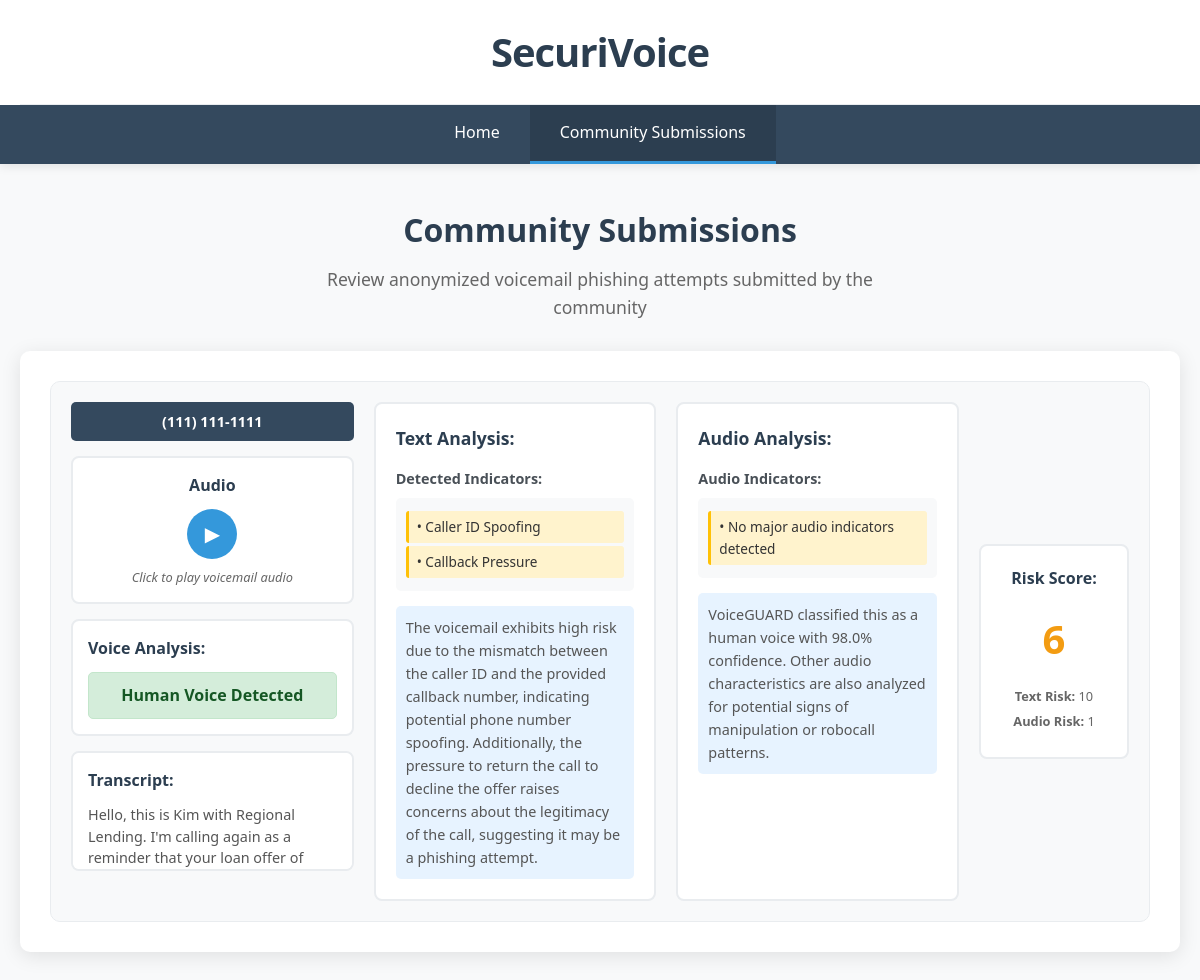
The app's page /community with its own data.
### tables this page shows
CREATE TABLE voicemail_submissions (
                        id INTEGER PRIMARY KEY AUTOINCREMENT,
                        phone_number TEXT NOT NULL,
                        transcript TEXT NOT NULL,
                        transcript_hash TEXT UNIQUE NOT NULL,
                        audio_file_path TEXT,
                        submission_date TIMESTAMP DEFAULT CURRENT_TIMESTAMP,
                        text_risk_score INTEGER,
                        text_analysis TEXT,
                        text_indicators TEXT,
                        caller_id_mismatch BOOLEAN DEFAULT FALSE,
                        transcript_numbers TEXT,
                        audio_risk_score INTEGER DEFAULT NULL,
                        overall_risk_score INTEGER DEFAULT NULL,
                        analysis_date TIMESTAMP,
                        sender_email TEXT DEFAULT NULL
                    , community_permission BOOLEAN DEFAULT FALSE, permission_granted_at TIMESTAMP DEFAULT NULL, permission_email_uid TEXT DEFAULT NULL, shared_to_community BOOLEAN DEFAULT FALSE, shared_at TIMESTAMP DEFAULT NULL, audio_analysis TEXT DEFAULT NULL, audio_indicators TEXT DEFAULT NULL, audio_confidence REAL DEFAULT NULL, is_ai_generated BOOLEAN DEFAULT NULL, audio_metrics TEXT DEFAULT NULL, audio_analysis_date TIMESTAMP DEFAULT NULL, tracking_code TEXT DEFAULT NULL);

### app.py (the view)
@app.route('/community')
def community():
    submissions = get_community_submissions()
    return render_template('community.html', submissions=submissions)

### templates/community.html (shortened to what this page needs)
<!DOCTYPE html>
<html lang="en">
<head>
</head>
<body>
    <header class="header">
        <div class="container">
            <div class="logo">
                <h1>SecuriVoice</h1>
            </div>
        </div>
        <nav class="nav">
            <div class="container nav-container">
                <ul>
                    <li><a href="/">Home</a></li>
                    <li><a href="/community" class="active">Community Submissions</a></li>
                </ul>
            </div>
        </nav>
    </header>
    <main class="main">
        <div class="container">
            <div class="page-title">
                <h2>Community Submissions</h2>
                <p>Review anonymized voicemail phishing attempts submitted by the community</p>
            </div>
            <div class="submissions-container">
                {% if submissions %}
                    {% for submission in submissions %}
                    <div class="submission">
                        <div class="audio-section">
                            <div class="phone-number">{{ submission.phone_number }}</div>
                            <div class="audio-player">
                                <h4>Audio</h4>
                                <button class="play-button" data-submission-id="{{ submission.id }}">▶</button>
                                <p class="audio-note">Click to play voicemail audio</p>
                            </div>
                            <div class="voice-detection">
                                <h4>Voice Analysis:</h4>
                                <div class="voice-result {{ submission.ai_class }}">
                                    {{ submission.ai_status }}
                                </div>
                            </div>
                            <div class="transcript">
                                <h4>Transcript:</h4>
                                <p>{{ submission.transcript[:500] }}{% if submission.transcript|length > 500 %}...{% endif %}</p>
                            </div>
                        </div>
                        <div class="text-analysis">
                            <div class="analysis-box">
                                <h4>Text Analysis:</h4>
                                <div class="indicators-section">
                                    <h5>Detected Indicators:</h5>
                                    <div class="indicators-list">
                                        {% if submission.text_indicators %}
                                            {% for indicator in submission.text_indicators %}
                                            <div class="indicator-item">• {{ indicator }}</div>
                                            {% endfor %}
                                        {% else %}
                                            <div class="indicator-item">• No major text indicators detected</div>
                                        {% endif %}
                                    </div>
                                </div>
                                <div class="analysis-explanation">
                                    <p>{{ submission.text_analysis }}</p>
                                </div>
                            </div>
                        </div>
                        <div class="audio-analysis">
                            <div class="analysis-box">
                                <h4>Audio Analysis:</h4>
                                <div class="indicators-section">
                                    <h5>Audio Indicators:</h5>
                                    <div class="indicators-list">
                                        {% if submission.audio_indicators %}
                                            {% for indicator in submission.audio_indicators %}
                                            <div class="indicator-item">• {{ indicator }}</div>
                                            {% endfor %}
                                        {% else %}
                                            <div class="indicator-item">• No major audio indicators detected</div>
                                        {% endif %}
                                    </div>
                                </div>
                                <div class="analysis-explanation">
                                    <p>{{ submission.audio_analysis }}</p>
                                </div>
                            </div>
                        </div>
                        <div class="risk-section">
                            <div class="risk-score">
                                <h4>Risk Score:</h4>
                                <div class="risk-number {{ submission.risk_class }}">{{ submission.overall_risk_score }}</div>
                                <div class="risk-breakdown">
                                    <div><strong>Text Risk:</strong> {{ submission.text_risk_score }}</div>
                                    <div><strong>Audio Risk:</strong> {% if submission.audio_risk_score %}{{ submission.audio_risk_score }}{% else %}N/A{% endif %}</div>
                                </div>
                            </div>
                        </div>
                    </div>
                    {% endfor %}
                {% else %}
                    <div class="empty-state">
                        <h3>No Community Submissions Yet</h3>
                        <p>Be the first to help protect others by sharing your voicemail analysis!</p>
                        <p>Submit a voicemail for analysis and reply to the report email to grant permission for community sharing.</p>
                    </div>
                {% endif %}
            </div>
        </div>
    </main>
</body>
</html>

### templates/community.html (style rules this page uses)
* { margin: 0; padding: 0; box-sizing: border-box; }
body { font-family: 'Segoe UI', Tahoma, Geneva, Verdana, sans-serif; line-height: 1.6; color: #333; background-color: #f8f9fa; }
.container { max-width: 1200px; margin: 0 auto; padding: 0 20px; }
.header { background-color: #fff; box-shadow: 0 2px 10px rgba(0,0,0,0.1); position: sticky; top: 0; z-index: 100; }
.logo { text-align: center; padding: 20px 0; border-bottom: 1px solid #e9ecef; }
.logo h1 { font-size: 2.5rem; font-weight: 700; color: #2c3e50; letter-spacing: -1px; }
.nav { background-color: #34495e; }
.nav-container { display: flex; justify-content: center; align-items: center; }
.nav ul { display: flex; list-style: none; margin: 0; padding: 0; }
.nav li { margin: 0; }
.nav a { display: block; padding: 15px 30px; color: white; text-decoration: none; font-weight: 500; transition: background-color 0.3s ease; border-bottom: 3px solid transparent; }
.nav a.active { background-color: #2c3e50; border-bottom-color: #3498db; }
.main { padding: 40px 0; }
.page-title { text-align: center; margin-bottom: 30px; }
.page-title h2 { font-size: 2rem; color: #2c3e50; margin-bottom: 10px; font-weight: 600; }
.page-title p { font-size: 1.1rem; color: #666; max-width: 600px; margin: 0 auto; }
.submissions-container { background: white; border-radius: 10px; padding: 30px; box-shadow: 0 4px 20px rgba(0,0,0,0.1); max-height: 70vh; overflow-y: auto; }
.submission { display: flex; gap: 20px; background: #f8f9fa; border: 1px solid #e9ecef; border-radius: 10px; padding: 20px; margin-bottom: 20px; transition: transform 0.2s ease, box-shadow 0.2s ease; }
.submission:last-child { margin-bottom: 0; }
.audio-section { flex: 1; min-width: 250px; }
.phone-number { background: #34495e; color: white; padding: 8px 12px; border-radius: 5px; font-weight: bold; margin-bottom: 15px; text-align: center; font-size: 0.9rem; }
.audio-player { background: #fff; border: 2px solid #e9ecef; border-radius: 8px; padding: 15px; text-align: center; margin-bottom: 15px; }
.audio-player h4 { margin-bottom: 10px; color: #2c3e50; }
.play-button { width: 50px; height: 50px; background: #3498db; border: none; border-radius: 50%; color: white; font-size: 20px; cursor: pointer; margin-bottom: 8px; transition: background-color 0.3s ease; }
.audio-note { font-size: 0.8rem; color: #666; font-style: italic; }
.voice-detection { background: #fff; border: 2px solid #e9ecef; border-radius: 8px; padding: 15px; margin-bottom: 15px; }
.voice-detection h4 { margin-bottom: 10px; color: #2c3e50; }
.voice-result { padding: 10px; border-radius: 5px; text-align: center; font-weight: bold; }
.human-detected { background-color: #d4edda; color: #155724; border: 1px solid #c3e6cb; }
.transcript { background: #fff; border: 2px solid #e9ecef; border-radius: 8px; padding: 15px; max-height: 120px; overflow-y: auto; }
.transcript h4 { margin-bottom: 10px; color: #2c3e50; }
.transcript p { font-size: 0.9rem; line-height: 1.5; color: #555; }
.text-analysis, .audio-analysis { flex: 1; min-width: 250px; }
.analysis-box { background: #fff; border: 2px solid #e9ecef; border-radius: 8px; padding: 20px; height: 100%; }
.analysis-box h4 { color: #2c3e50; margin-bottom: 15px; font-size: 1.1rem; }
.indicators-section { margin-bottom: 15px; }
.indicators-section h5 { color: #495057; margin-bottom: 8px; font-size: 0.9rem; }
.indicators-list { background: #f8f9fa; padding: 10px; border-radius: 5px; max-height: 100px; overflow-y: auto; }
.indicator-item { background-color: #fff3cd; padding: 5px 8px; margin: 3px 0; border-radius: 3px; border-left: 3px solid #ffc107; font-size: 0.85rem; }
.analysis-explanation { background: #e7f3ff; padding: 10px; border-radius: 5px; }
.analysis-explanation p { color: #555; font-size: 0.9rem; line-height: 1.6; }
.risk-section { flex: 0 0 150px; display: flex; flex-direction: column; align-items: center; justify-content: center; }
.risk-score { background: #fff; border: 2px solid #e9ecef; border-radius: 8px; padding: 20px; text-align: center; width: 100%; }
.risk-score h4 { color: #2c3e50; margin-bottom: 15px; }
.risk-number { font-size: 2.5rem; font-weight: bold; margin-bottom: 15px; }
.risk-medium { color: #f39c12; }
.risk-breakdown { font-size: 0.8rem; color: #666; }
.risk-breakdown div { margin-bottom: 5px; }

### records on screen
voicemail_submissions: phone_number "(111) 111-1111", ai_status "Human Voice Detected", transcript "Hello, this is Kim with Regional Lending. I'm calling again as a reminder that your loan offer of…", text_indicators "Caller ID Spoofing" "Callback Pressure", text_analysis "The voicemail exhibits high risk due to the mismatch between the caller ID and the provided callback number, indicating potential phone number spoofing. Additionally, the pressure to return the call to decline the offer raises concerns about the legitimacy of the call, suggesting it may be a phishing attempt.", audio_analysis "VoiceGUARD classified this as a human voice with 98.0% confidence. Other audio characteristics are also analyzed for potential signs of manipulation or robocall patterns.", overall_risk_score "6", text_risk_score "10", audio_risk_score "1"
